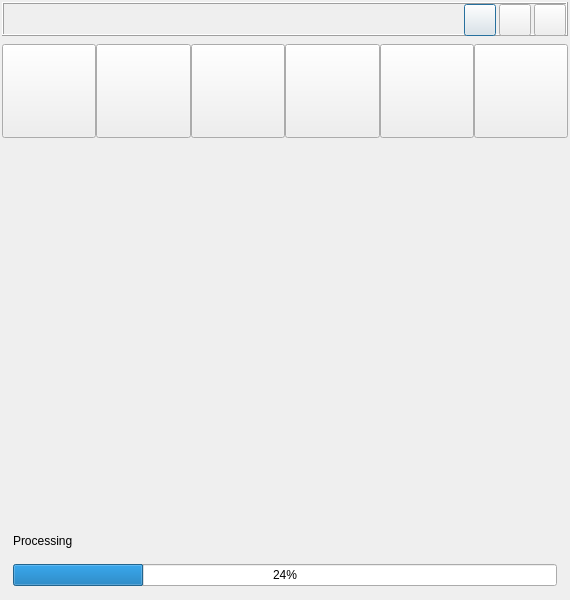
<?xml version="1.0" encoding="UTF-8"?>
<ui version="4.0">
 <class>pe_imagesListDialog</class>
 <widget class="QDialog" name="pe_imagesListDialog">
  <property name="geometry">
   <rect>
    <x>0</x>
    <y>0</y>
    <width>570</width>
    <height>600</height>
   </rect>
  </property>
  <property name="maximumSize">
   <size>
    <width>570</width>
    <height>16777215</height>
   </size>
  </property>
  <property name="windowTitle">
   <string>PSnip</string>
  </property>
  <property name="windowIcon">
   <iconset resource="psnip.qrc">
    <normaloff>:/PSnip/Resources/Mini.png</normaloff>:/PSnip/Resources/Mini.png</iconset>
  </property>
  <property name="sizeGripEnabled">
   <bool>false</bool>
  </property>
  <property name="modal">
   <bool>false</bool>
  </property>
  <layout class="QVBoxLayout" name="verticalLayout_2">
   <property name="spacing">
    <number>0</number>
   </property>
   <property name="margin">
    <number>0</number>
   </property>
   <item>
    <widget class="QWidget" name="widget_Content" native="true">
     <layout class="QVBoxLayout" name="verticalLayout_WidgetContent">
      <property name="spacing">
       <number>0</number>
      </property>
      <property name="leftMargin">
       <number>2</number>
      </property>
      <property name="topMargin">
       <number>2</number>
      </property>
      <property name="rightMargin">
       <number>2</number>
      </property>
      <property name="bottomMargin">
       <number>3</number>
      </property>
      <item>
       <widget class="QWidget" name="widget_3" native="true">
        <property name="minimumSize">
         <size>
          <width>0</width>
          <height>32</height>
         </size>
        </property>
        <property name="maximumSize">
         <size>
          <width>16777215</width>
          <height>34</height>
         </size>
        </property>
        <property name="autoFillBackground">
         <bool>false</bool>
        </property>
        <property name="styleSheet">
         <string notr="true"/>
        </property>
        <layout class="QHBoxLayout" name="horizontalLayout_2">
         <property name="spacing">
          <number>0</number>
         </property>
         <property name="margin">
          <number>0</number>
         </property>
         <item>
          <widget class="QFrame" name="frame">
           <property name="frameShape">
            <enum>QFrame::Box</enum>
           </property>
           <property name="frameShadow">
            <enum>QFrame::Raised</enum>
           </property>
           <layout class="QHBoxLayout" name="horizontalLayout_3">
            <property name="spacing">
             <number>3</number>
            </property>
            <property name="margin">
             <number>0</number>
            </property>
            <item>
             <spacer name="horizontalSpacer">
              <property name="orientation">
               <enum>Qt::Horizontal</enum>
              </property>
              <property name="sizeHint" stdset="0">
               <size>
                <width>40</width>
                <height>20</height>
               </size>
              </property>
             </spacer>
            </item>
            <item>
             <widget class="QPushButton" name="pushButton_Stay">
              <property name="minimumSize">
               <size>
                <width>32</width>
                <height>32</height>
               </size>
              </property>
              <property name="maximumSize">
               <size>
                <width>32</width>
                <height>32</height>
               </size>
              </property>
              <property name="styleSheet">
               <string notr="true">QPushButton{border-image: url(:/PSnip/Resources/staying.png);}
QPushButton:hover{border-image: url(:/PSnip/Resources/staying_Over.png);}
QPushButton:pressed{border-image: url(:/PSnip/Resources/staying_Down.png);}</string>
              </property>
              <property name="text">
               <string/>
              </property>
             </widget>
            </item>
            <item>
             <widget class="QPushButton" name="pushButton_unpin">
              <property name="minimumSize">
               <size>
                <width>32</width>
                <height>32</height>
               </size>
              </property>
              <property name="maximumSize">
               <size>
                <width>32</width>
                <height>32</height>
               </size>
              </property>
              <property name="styleSheet">
               <string notr="true">QPushButton{border-image: url(:/PSnip/Resources/unpinned.png);}
QPushButton:hover{border-image: url(:/PSnip/Resources/unpinned_Over.png);}
QPushButton:pressed{border-image: url(:/PSnip/Resources/unpinned_Down.png);}</string>
              </property>
              <property name="text">
               <string/>
              </property>
             </widget>
            </item>
            <item>
             <widget class="QPushButton" name="pushButton_6">
              <property name="minimumSize">
               <size>
                <width>32</width>
                <height>32</height>
               </size>
              </property>
              <property name="maximumSize">
               <size>
                <width>32</width>
                <height>32</height>
               </size>
              </property>
              <property name="styleSheet">
               <string notr="true">QPushButton{border-image: url(:/PSnip/Resources/hide.png);}
QPushButton:hover{border-image: url(:/PSnip/Resources/hide_Over.png);}
QPushButton:pressed{border-image: url(:/PSnip/Resources/hide_Down.png);}</string>
              </property>
              <property name="text">
               <string/>
              </property>
             </widget>
            </item>
           </layout>
          </widget>
         </item>
        </layout>
       </widget>
      </item>
      <item>
       <widget class="QWidget" name="widget_2" native="true">
        <property name="maximumSize">
         <size>
          <width>16777215</width>
          <height>110</height>
         </size>
        </property>
        <property name="acceptDrops">
         <bool>true</bool>
        </property>
        <layout class="QVBoxLayout" name="verticalLayout">
         <property name="spacing">
          <number>0</number>
         </property>
         <property name="margin">
          <number>0</number>
         </property>
         <item>
          <layout class="QHBoxLayout" name="horizontalLayout">
           <property name="spacing">
            <number>0</number>
           </property>
           <item>
            <widget class="QPushButton" name="pushButton_ImageView">
             <property name="minimumSize">
              <size>
               <width>94</width>
               <height>94</height>
              </size>
             </property>
             <property name="styleSheet">
              <string notr="true">QPushButton{border-image: url(:/PSnip/Resources/Snapshot.png);}
QPushButton:hover{border-image: url(:/PSnip/Resources/Snapshot_Over.png);}
QPushButton:pressed{border-image: url(:/PSnip/Resources/Snapshot_Down.png);}</string>
             </property>
             <property name="text">
              <string/>
             </property>
            </widget>
           </item>
           <item>
            <widget class="QPushButton" name="pushButton_Collection">
             <property name="minimumSize">
              <size>
               <width>94</width>
               <height>94</height>
              </size>
             </property>
             <property name="styleSheet">
              <string notr="true">QPushButton{border-image: url(:/PSnip/Resources/CollectionBtn.png);}
QPushButton:hover{border-image: url(:/PSnip/Resources/CollectionBtn_Over.png);}
QPushButton:pressed{border-image: url(:/PSnip/Resources/CollectionBtn_Down.png);}</string>
             </property>
             <property name="text">
              <string/>
             </property>
            </widget>
           </item>
           <item>
            <widget class="QPushButton" name="pushButton_TakeSnip">
             <property name="minimumSize">
              <size>
               <width>94</width>
               <height>94</height>
              </size>
             </property>
             <property name="styleSheet">
              <string notr="true">QPushButton{border-image: url(:/PSnip/Resources/TakeSnapshot.png);}
QPushButton:hover{border-image: url(:/PSnip/Resources/TakeSnapshot_Over.png);}
QPushButton:pressed{border-image: url(:/PSnip/Resources/TakeSnapshot_Down.png);}</string>
             </property>
             <property name="text">
              <string/>
             </property>
            </widget>
           </item>
           <item>
            <widget class="QPushButton" name="pushButton_SelectArea">
             <property name="minimumSize">
              <size>
               <width>94</width>
               <height>94</height>
              </size>
             </property>
             <property name="styleSheet">
              <string notr="true">QPushButton{border-image: url(:/PSnip/Resources/SelectArea.png);}
QPushButton:hover{border-image: url(:/PSnip/Resources/SelectArea_Over.png);}
QPushButton:pressed{border-image: url(:/PSnip/Resources/SelectArea_Down.png);}</string>
             </property>
             <property name="text">
              <string/>
             </property>
            </widget>
           </item>
           <item>
            <widget class="QPushButton" name="pushButton_CollapseAll">
             <property name="minimumSize">
              <size>
               <width>94</width>
               <height>94</height>
              </size>
             </property>
             <property name="maximumSize">
              <size>
               <width>94</width>
               <height>94</height>
              </size>
             </property>
             <property name="styleSheet">
              <string notr="true">QPushButton{border-image: url(:/PSnip/Resources/minimize.png);}
QPushButton:hover{border-image: url(:/PSnip/Resources/minimize_Over.png);}
QPushButton:pressed{border-image: url(:/PSnip/Resources/minimize_Down.png);}</string>
             </property>
             <property name="text">
              <string/>
             </property>
            </widget>
           </item>
           <item>
            <widget class="QPushButton" name="pushButton_ConfigView">
             <property name="minimumSize">
              <size>
               <width>94</width>
               <height>94</height>
              </size>
             </property>
             <property name="styleSheet">
              <string notr="true">QPushButton{border-image: url(:/PSnip/Resources/config.png);}
QPushButton:hover{border-image: url(:/PSnip/Resources/config_Over.png);}
QPushButton:pressed{border-image: url(:/PSnip/Resources/config_Down.png);}</string>
             </property>
             <property name="text">
              <string/>
             </property>
            </widget>
           </item>
          </layout>
         </item>
        </layout>
       </widget>
      </item>
      <item>
       <widget class="QWidget" name="widget" native="true">
        <property name="acceptDrops">
         <bool>false</bool>
        </property>
       </widget>
      </item>
      <item>
       <widget class="QWidget" name="widget_Progress_Msg" native="true">
        <property name="maximumSize">
         <size>
          <width>16777215</width>
          <height>84</height>
         </size>
        </property>
        <layout class="QVBoxLayout" name="verticalLayout_3">
         <item>
          <widget class="QLabel" name="label_progerss">
           <property name="text">
            <string>Processing</string>
           </property>
          </widget>
         </item>
         <item>
          <widget class="QProgressBar" name="progressBar_Mission">
           <property name="value">
            <number>24</number>
           </property>
          </widget>
         </item>
        </layout>
       </widget>
      </item>
     </layout>
    </widget>
   </item>
  </layout>
 </widget>
 <layoutdefault spacing="6" margin="11"/>
 <resources>
  <include location="psnip.qrc"/>
 </resources>
 <connections>
  <connection>
   <sender>pushButton_6</sender>
   <signal>clicked()</signal>
   <receiver>pe_imagesListDialog</receiver>
   <slot>hide()</slot>
   <hints>
    <hint type="sourcelabel">
     <x>551</x>
     <y>25</y>
    </hint>
    <hint type="destinationlabel">
     <x>-3</x>
     <y>42</y>
    </hint>
   </hints>
  </connection>
 </connections>
</ui>
